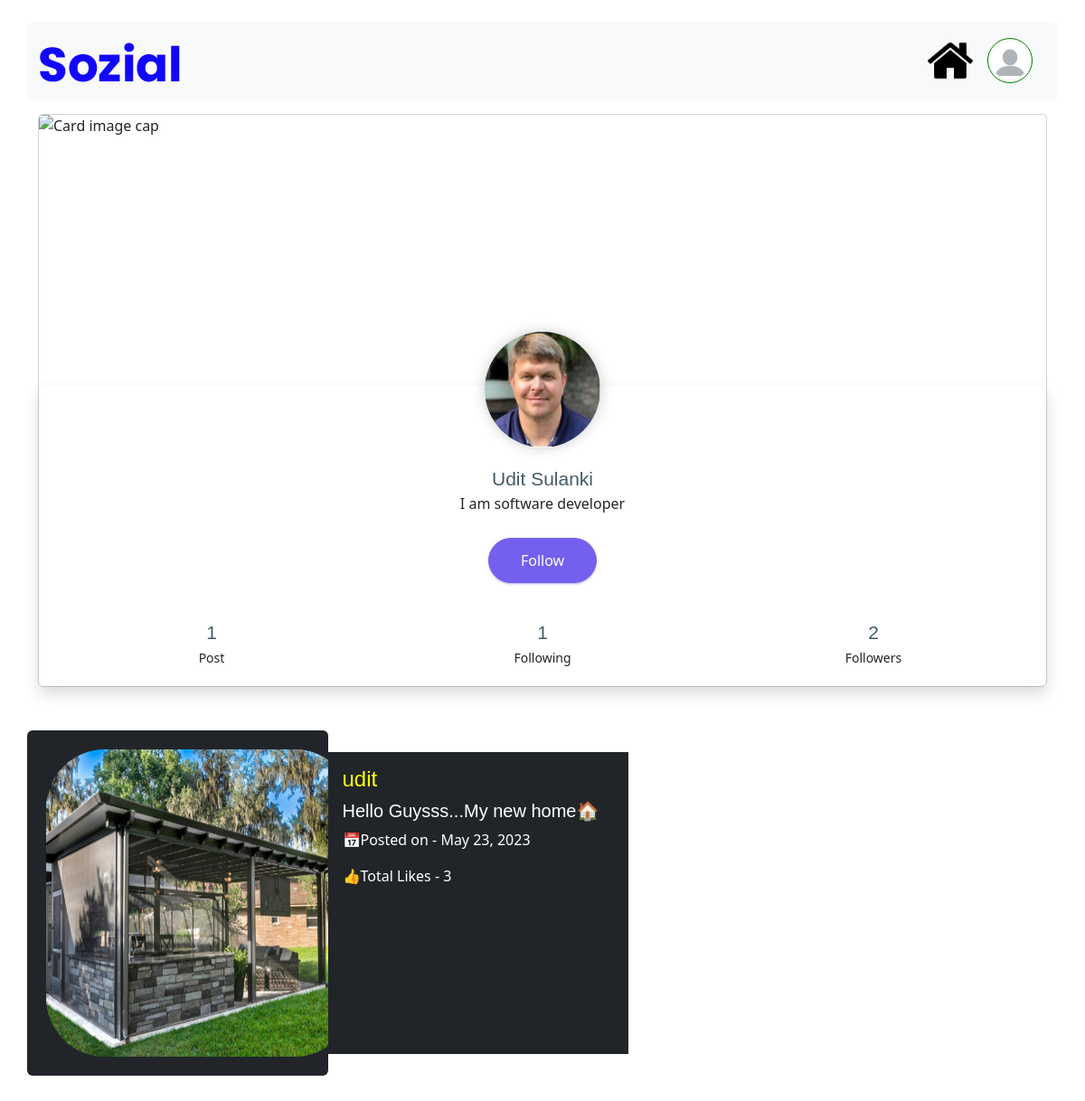
The page /profilepage/udit (signed in) on the database its author committed.
### home/models.py (models this page shows, shortened)
class Profile(models.Model):
    user = models.OneToOneField(User, on_delete=models.CASCADE, null=True)
    id_user= models.IntegerField(null=True)
    full_name= models.CharField(max_length=100)
    image = models.ImageField(upload_to='media')
    bio = models.TextField()
    location = models.CharField(max_length=100)

class Post(models.Model):
    id = models.UUIDField(primary_key=True, default=uuid.uuid4)
    user = models.ForeignKey(User, on_delete=models.CASCADE, null=True)
    pic = models.ImageField(upload_to='media')
    body = models.TextField()
    created_on = models.DateField(default=datetime.now)
    likes = models.IntegerField(default= 0)

### home/views.py (the view)
# urls.py: path('profilepage/<pk>', views.profilepage, name='profilepage'),
@login_required(login_url='signin')
def profilepage(request, pk):
    user_obj = User.objects.get(username = pk)
    user_profile = Profile.objects.get(user = user_obj)
    post_count = Post.objects.filter(user= user_obj).count
    followed_by = request.user.username
    followed_to = pk
    follower_count = FollowerCount.objects.filter(followed_by= pk).count
    following_count = FollowerCount.objects.filter(followed_to=pk).count
    if FollowerCount.objects.filter(followed_by=followed_by, followed_to=followed_to):
        button_text = 'Unfollow'
    else:
        button_text = 'Follow'
    context = {
        'user_obj' : user_obj,
        'user_profile' : user_profile,
        'follower_count': follower_count,
        'following_count': following_count,
        'post_count' : post_count,
        'button_text': button_text
    }
    return render(request, 'profile.html', context)

### templates/profile.html (shortened to what this page needs)
{% extends 'base.html' %}
{% block content %}
{% if user_profile.full_name %}
<div class="mb-5 container mt-3" >
    <div class="col-md-12">
        <div class="card"> <img class="card-img-top" src="https://img.freepik.com/free-vector/gradient-mountain-landscape_23-2149151140.jpg?w=1480&t=st=1684901003~exp=1684901603~hmac=de40ddf169fa6a5fc385d6a68fcea1ec3e55e75d99c61f2a9e6d568d7ac7f8a4" alt="Card image cap">
            <div class="card-body little-profile text-center shadow">
                <div class="pro-img"><img src="{{user_profile.image.url}}" alt="user"></div>
                <h3 class="m-b-0">{{user_profile.full_name}}</h3>
                <p>{{user_profile.bio}}</p>
                <form method="POST" action="{% url 'following' %}">
                {% if user.username == user_obj.username %}
                <a href="{% url 'editprofile' %}" class="m-t-10 waves-effect waves-dark btn btn-primary btn-md btn-rounded">Edit Profile</a>
                {% else %}
                    <button type="submit" class="m-t-10 waves-effect waves-dark btn btn-primary btn-md btn-rounded" >{{button_text}}</button>
                {% endif %}
                </form>
                <div class="row text-center m-t-20">
                    <div class="col-lg-4 col-md-4 m-t-20">
                        <h3 class="m-b-0 font-light">{{post_count}}</h3><small>Post</small>
                    </div>
                    <div class="col-lg-4 col-md-4 m-t-20">
                        <h3 class="m-b-0 font-light">{{follower_count}}</h3><small>Following</small>
                    </div>
                    <div class="col-lg-4 col-md-4 m-t-20">
                        <h3 class="m-b-0 font-light">{{following_count}}</h3><small>Followers</small>
                    </div>
                </div>
            </div>
        </div>
    </div>
</div>
{% else %}
<h1 class="text-center">This is profile of {{user_obj.username}}</h1>
<center>
<a href="{% url 'editprofile' %}" class="btn btn-danger mt-3">Update Profile</a>
</center>
{% endif %}
{% if post_count != 0 %}
<div class="container mt-5 mb-5">
    <div class="row">
    {% for mypost in user_obj.post_set.all %}
    <div class=" col-md-7  ">
        <div class="row">
            <div class="col-md-6 rounded bg-dark w-50 p-3">
            <img src="{{mypost.pic.url}}" style="width: 350px; height: 350px; border-radius: 20%; padding: 5px;">
            </div>
            <div class="col-md-6 bg-dark p-3 mt-4 mb-4">
            <h4 style="color: yellow"> {{mypost.user}}</h4>
         <h5 style="color: white">   {{mypost.body}} </h5>
         <p style="color: white">📅Posted on - {{mypost.created_on}}</p>
         <p style="color: white"> 👍Total Likes - {{mypost.likes}}</p>
            </div>
        </div>
    </div>
    {% endfor %}
</div>
</div>
{% endif %}
{% endblock content %}

### templates/profile.html (style rules this page uses)
.card-img-top { height:300px; }
.card-body { -ms-flex: 1 1 auto; flex: 1 1 auto; padding: 1.25rem }
.pro-img { margin-top: -80px; margin-bottom: 20px }
.little-profile .pro-img img { width: 128px; height: 128px; -webkit-box-shadow: 0 0 15px rgba(0, 0, 0, 0.2); box-shadow: 0 0 15px rgba(0, 0, 0, 0.2); border-radius: 100% }
html body .m-b-0 { margin-bottom: 0px }
h3 { line-height: 30px; font-size: 21px }
.btn-rounded.btn-md { padding: 12px 35px; font-size: 16px }
html body .m-t-10 { margin-top: 10px }
.btn-primary, .btn-primary.disabled { background: #7460ee; border: 1px solid #7460ee; -webkit-box-shadow: 0 2px 2px 0 rgba(116, 96, 238, 0.14), 0 3px 1px -2px rgba(116, 96, 238, 0.2), 0 1px 5px 0 rgba(116, 96, 238, 0.12); box-shadow: 0 2px 2px 0 rgba(116, 96, 238, 0.14), 0 3px 1px -2px rgba(116, 96, 238, 0.2), 0 1px 5px 0 rgba(116, 96, 238, 0.12); -webkit-transition: 0.2s ease-in; -o-transition: 0.2s ease-in; transition: 0.2s ease-in }
.btn-rounded { border-radius: 60px; padding: 7px 18px }
.m-t-20 { margin-top: 20px }
.text-center { text-align: center !important }
h1, h2, h3, h4, h5, h6 { color: #455a64; font-family: "Poppins", sans-serif; font-weight: 400 }
p { margin-top: 0; margin-bottom: 1rem }

### rows shown on the page
Profile: image (picture), full_name "Udit Sulanki", bio "I am software developer"
Post: pic (picture), user "udit", body "Hello Guysss...My new home🏠", created_on "May 23, 2023", likes "3"

### other values the page prints
{{ button_text }} "Follow"
{{ post_count }} "1"
{{ follower_count }} "1"
{{ following_count }} "2"
